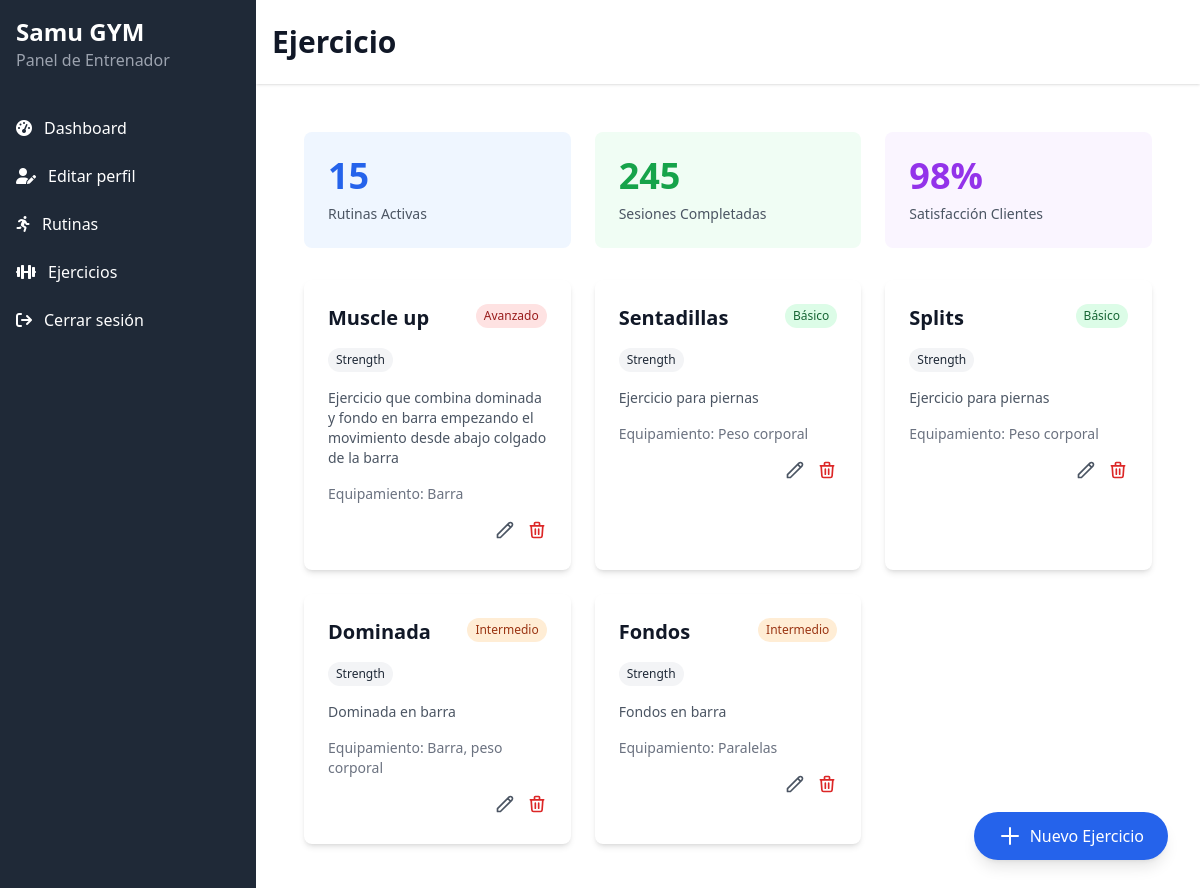
The app's page /trainer/exercises/, older data.
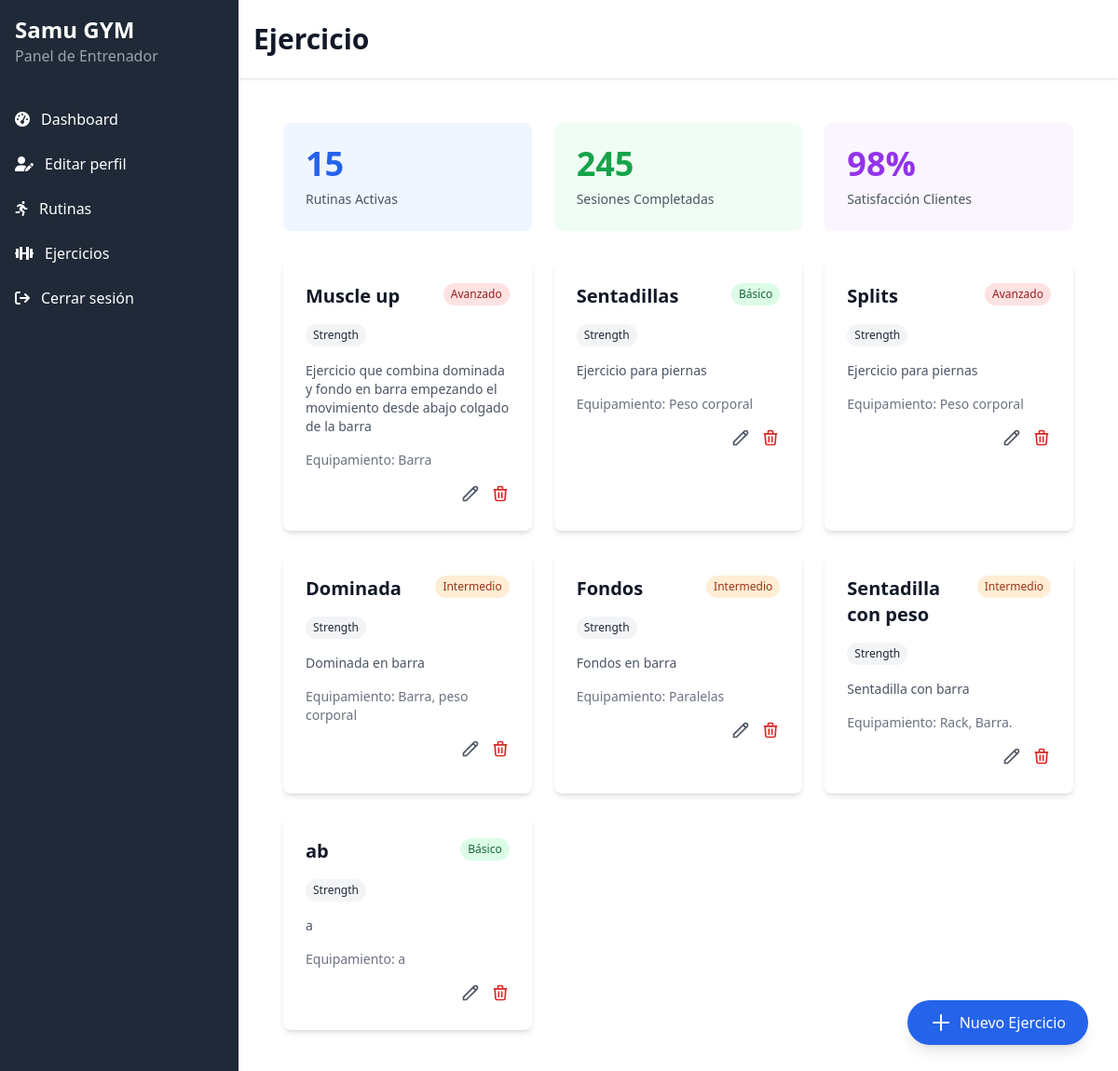
The same page, newer data.
### gym_app/models.py (models this page shows, shortened)
class Exercise(models.Model):
    BEGINNER = 'Beginner'
    INTERMEDIATE = 'Intermediate'
    ADVANCED = 'Advanced'
    LEVEL_CHOICES = [
        (BEGINNER, 'Principiante'),
        (INTERMEDIATE, 'Intermedio'),
        (ADVANCED, 'Avanzado'),
    ]
    STRENGTH = 'Strength'
    CARDIO = 'Cardio'
    FLEXIBILITY = 'Flexibility'
    TYPE_CHOICES = [
        (STRENGTH, 'Fuerza'),
        (CARDIO, 'Cardio'),
        (FLEXIBILITY, 'Flexibilidad'),
    ]
    name = models.CharField(max_length=100)
    description = models.TextField()
    level = models.CharField(
        max_length=20,
        choices=LEVEL_CHOICES,
        default=BEGINNER,
    )
    exercise_type = models.CharField(
        max_length=20,
        choices=TYPE_CHOICES,
        default=STRENGTH,
    )
    equipment = models.CharField(max_length=200, blank=True, null=True)
    muscles = models.CharField(max_length=200, blank=True, null=True)
    class Meta:
        db_table = 'exercises'

### gym_app/views.py (the view)
# urls.py: path('exercises/',views.exercises_list, name='exercises_list'),
def exercises_list(request):
    exercises = Exercise.objects.all()
    return render(request, 'exercises.html', {'exercises': exercises})

### gym_app/templates/exercises.html (shortened to what the changed rows need)
{% extends 'base2.html' %} {% block title %}Iniciar Sessió - GymApp{% endblock %}
{% block title_menu %}Ejercicio{% endblock %}
{% block content %}
    <main class="p-6">
        <div class="grid grid-cols-1 md:grid-cols-2 lg:grid-cols-3 gap-6">
            {% for exercise in exercises %}
                <div class="bg-white rounded-lg shadow-md hover:shadow-lg transition-shadow">
                    <div class="p-6">
                        <div class="flex justify-between items-start mb-4">
                            <h3 class="text-xl font-semibold text-gray-900">{{exercise.name}}</h3>
                            <span class="px-2 py-1 text-xs rounded-full
                            {% if exercise.level == 'Beginner' %}
                                bg-green-100 text-green-800
                            {% elif exercise.level == 'Intermediate' %}
                                bg-orange-100 text-orange-800
                            {% else %}
                                bg-red-100 text-red-800
                            {% endif %}">
                            {% if exercise.level == 'Beginner' %}
                                Básico
                            {% elif exercise.level == 'Intermediate' %}
                                Intermedio
                            {% else %}
                                Avanzado
                            {% endif %}
                        </span>
                        </div>
                        <div class="flex items-center mb-4">
                            <span class="px-2 py-1 bg-gray-100 text-gray-800 text-xs rounded-full">{{exercise.exercise_type}}</span>
                        </div>
                        <p class="text-gray-600 text-sm mb-4">{{exercise.description}}</p>
                        <div class="flex justify-between items-center text-sm text-gray-500">
                            <span>Equipamiento: {{exercise.equipment}}</span>
                        </div>
                        <div class="mt-4 flex justify-end space-x-3">
                            <a href="{% url 'gym_app:edit_exercise' exercise.id %}">
                            <button class="text-gray-600 hover:text-gray-800">
                                <svg class="w-5 h-5" fill="none" stroke="currentColor" viewBox="0 0 24 24">
                                    <path stroke-linecap="round" stroke-linejoin="round" stroke-width="2" d="M15.232 5.232l3.536 3.536m-2.036-5.036a2.5 2.5 0 113.536 3.536L6.5 21.036H3v-3.572L16.732 3.732z"></path>
                                </svg>
                            </button>
                            </a>
                            <a href="{% url 'gym_app:delete_exercise' exercise.id %}">
                                <button class="text-red-600 hover:text-red-800">
                                    <svg class="w-5 h-5" fill="none" stroke="currentColor" viewBox="0 0 24 24">
                                        <path stroke-linecap="round" stroke-linejoin="round" stroke-width="2" d="M19 7l-.867 12.142A2 2 0 0116.138 21H7.862a2 2 0 01-1.995-1.858L5 7m5 4v6m4-6v6m1-10V4a1 1 0 00-1-1h-4a1 1 0 00-1 1v3M4 7h16"></path>
                                    </svg>
                                </button>
                            </a>
                        </div>
                    </div>
                </div>
            {% endfor %}
        </div>
    </main>
{% endblock %}

Row changes from the older to the newer data that the page shows:
changed Exercise "Splits": level "Básico" → "Avanzado"
added Exercise: name "Sentadilla con peso", level "Intermedio", exercise_type "Strength", description "Sentadilla con barra", equipment "Rack, Barra."
added Exercise: name "ab", level "Básico", exercise_type "Strength", description "a", equipment "a"
